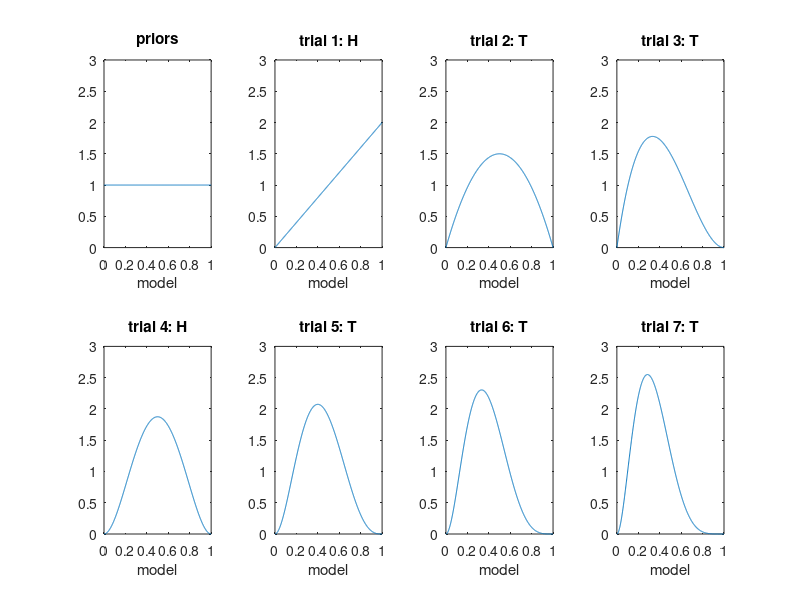

MATLAB code to generate this figure:
function plotprobcont 
hold off
models = 0:.001:1;
h = 0; t = 0;
ct = 1;
label = 'priors';
for outcome = [1 0 0 1 0 0 0 1 ]
  subplot(2,4,ct) 
  posterior = betapdf(models,h+1,t+1);
  hold off
  plot(models, posterior);
  hold on
  title(label);
  xlabel('model'); 
  set(gca,'ylim',[0 3]);
  h = h + outcome;
  t = t + (1-outcome);
  label = 'T';
  if (outcome)
    label = 'H';
  end
  label = sprintf('trial %d: %s',ct,label); 
  ct = ct + 1;
end
